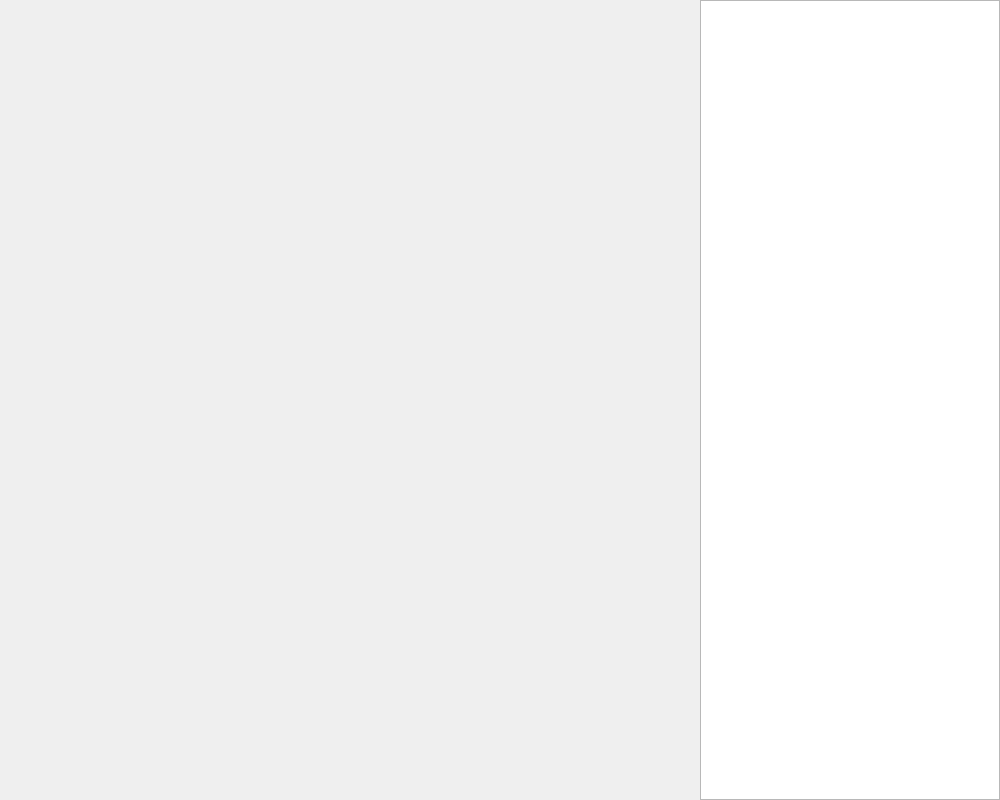
<?xml version="1.0" encoding="UTF-8"?>
<ui version="4.0">
 <class>MainWindow</class>
 <widget class="QMainWindow" name="MainWindow">
  <property name="geometry">
   <rect>
    <x>0</x>
    <y>0</y>
    <width>1000</width>
    <height>800</height>
   </rect>
  </property>
  <property name="windowTitle">
   <string>MainWindow</string>
  </property>
  <property name="autoFillBackground">
   <bool>false</bool>
  </property>
  <property name="styleSheet">
   <string notr="true"/>
  </property>
  <widget class="QWidget" name="centralWidget">
   <widget class="QGraphicsView" name="graphicsView">
    <property name="geometry">
     <rect>
      <x>700</x>
      <y>0</y>
      <width>300</width>
      <height>800</height>
     </rect>
    </property>
   </widget>
  </widget>
 </widget>
 <layoutdefault spacing="6" margin="11"/>
 <resources/>
 <connections/>
</ui>
